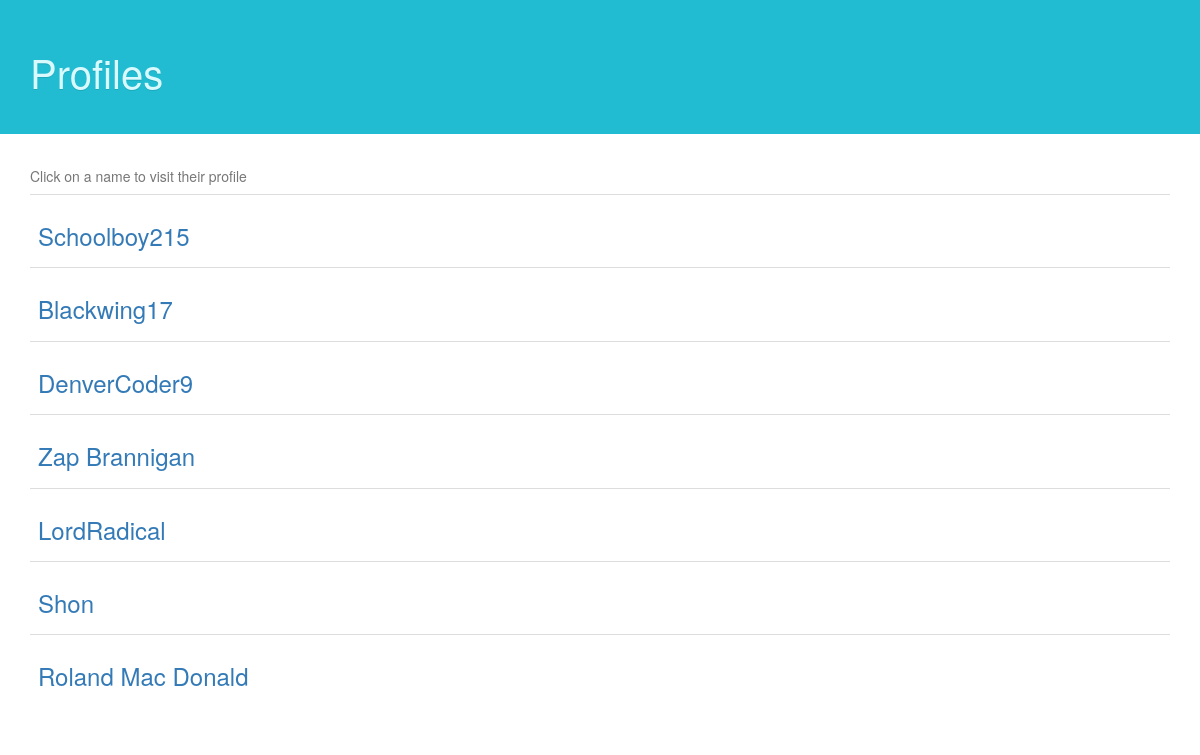
/profiles/, run on the app's committed database.
### app/mod_auth/models.py (models this page shows, shortened)
class Base(db.Model):
    __abstract__  = True
    id            = db.Column(db.Integer, primary_key=True)
    date_created  = db.Column(db.DateTime,  default=db.func.current_timestamp())
    date_modified = db.Column(db.DateTime,  default=db.func.current_timestamp(),
                                           onupdate=db.func.current_timestamp())

class User(Base, UserMixin):
    __tablename__ = 'user'
    name    = db.Column(db.String(128),  nullable=False,
					    unique=True)
    password = db.Column(db.String(192),  nullable=False)
    cards = db.relationship('UserCards',
	backref = 'user', cascade='all, delete-orphan', lazy='dynamic')

### app/mod_profile/controllers.py (the view)
@mod_profile.route('/')
def index():
	users = User.query.all()
	return render_template( "profile/index.html", users = users)

### app/templates/profile/index.html (shortened to what this page needs)
{% extends "bootstrap/base.html" %}
{% block head %}
	{{super()}}
	{% block styles %}
		{{super()}}
	{% endblock %}
{% endblock %}
{% block content %}
	<div class='home_header'>
		<div class='container'>
			<h2>Profiles</h2>
		</div>
	</div>
	<div class='container'>
		<table class="table table-hover">
			<caption>Click on a name to visit their profile</caption>
		{% for user in users %}
			<tr>
				<td><a href="{{url_for('profiles.view',name=user.name)}}"><h3>{{user.name}}</h3></a></td>
			</tr>
		{% endfor %}
		</table>
	</div>
{% endblock %}

### app/templates/main/styling.html (style rules this page uses)
.home_header { background-color: #21bcd1; color: #d8faff; position: relative; padding: 30px 0; text-align: left; text-shadow: 0 1px 0 rgba(0,0,0,.1); font-size: 24px; margin-bottom: 24px; }
.home_header h2 { font-size: 40px; }

### data on the page
User: name "Schoolboy215"
User: name "Blackwing17"
User: name "DenverCoder9"
User: name "Zap Brannigan"
User: name "LordRadical"
User: name "Shon"
User: name "Roland Mac Donald"
